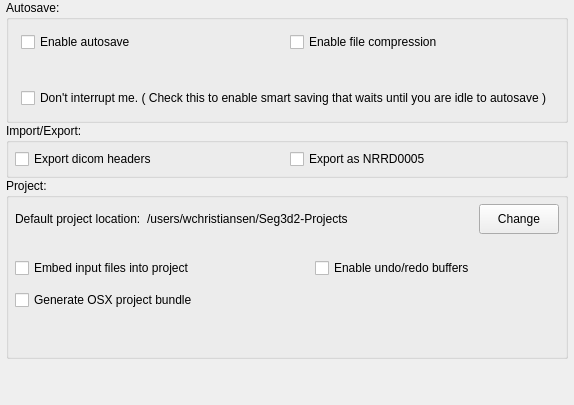
     <widget class="QWidget" name="tab_general_">
      <attribute name="title">
       <string>General</string>
      </attribute>
      <layout class="QVBoxLayout" name="verticalLayout_12">
       <property name="spacing">
        <number>0</number>
       </property>
       <property name="leftMargin">
        <number>6</number>
       </property>
       <property name="topMargin">
        <number>0</number>
       </property>
       <property name="rightMargin">
        <number>6</number>
       </property>
       <property name="bottomMargin">
        <number>6</number>
       </property>
       <item>
        <widget class="QGroupBox" name="groupBox_2">
         <property name="sizePolicy">
          <sizepolicy hsizetype="Preferred" vsizetype="Preferred">
           <horstretch>0</horstretch>
           <verstretch>0</verstretch>
          </sizepolicy>
         </property>
         <property name="title">
          <string>Autosave:</string>
         </property>
         <layout class="QVBoxLayout" name="verticalLayout">
          <property name="leftMargin">
           <number>6</number>
          </property>
          <property name="topMargin">
           <number>6</number>
          </property>
          <property name="rightMargin">
           <number>6</number>
          </property>
          <property name="bottomMargin">
           <number>6</number>
          </property>
          <item>
           <widget class="QWidget" name="widget_13" native="true">
            <layout class="QHBoxLayout" name="horizontalLayout_3">
             <property name="leftMargin">
              <number>6</number>
             </property>
             <property name="topMargin">
              <number>6</number>
             </property>
             <property name="rightMargin">
              <number>6</number>
             </property>
             <property name="bottomMargin">
              <number>6</number>
             </property>
             <item>
              <widget class="QCheckBox" name="auto_save_checkbox_">
               <property name="text">
                <string>Enable autosave</string>
               </property>
              </widget>
             </item>
             <item>
              <widget class="QCheckBox" name="enable_compression_checkbox_">
               <property name="text">
                <string>Enable file compression</string>
               </property>
              </widget>
             </item>
            </layout>
           </widget>
          </item>
          <item>
           <widget class="QWidget" name="widget_14" native="true">
            <layout class="QHBoxLayout" name="horizontalLayout_11">
             <property name="leftMargin">
              <number>6</number>
             </property>
             <property name="topMargin">
              <number>6</number>
             </property>
             <property name="rightMargin">
              <number>6</number>
             </property>
             <property name="bottomMargin">
              <number>6</number>
             </property>
             <item>
              <widget class="QtUtils::QtSliderIntCombo" name="auto_save_timer_adjuster_" native="true"/>
             </item>
             <item>
              <widget class="QtUtils::QtSliderIntCombo" name="compression_adjuster_" native="true"/>
             </item>
            </layout>
           </widget>
          </item>
          <item>
           <widget class="QWidget" name="widget_16" native="true">
            <layout class="QHBoxLayout" name="horizontalLayout_14">
             <property name="leftMargin">
              <number>6</number>
             </property>
             <property name="topMargin">
              <number>6</number>
             </property>
             <property name="rightMargin">
              <number>6</number>
             </property>
             <property name="bottomMargin">
              <number>6</number>
             </property>
             <item>
              <widget class="QCheckBox" name="smart_save_checkbox_">
               <property name="text">
                <string>Don't interrupt me. ( Check this to enable smart saving that waits until you are idle to autosave )</string>
               </property>
              </widget>
             </item>
            </layout>
           </widget>
          </item>
         </layout>
        </widget>
       </item>
       <item>
        <widget class="QGroupBox" name="groupBox_11">
         <property name="title">
          <string>Import/Export:</string>
         </property>
         <layout class="QHBoxLayout" name="horizontalLayout">
          <property name="leftMargin">
           <number>6</number>
          </property>
          <property name="topMargin">
           <number>6</number>
          </property>
          <property name="rightMargin">
           <number>6</number>
          </property>
          <property name="bottomMargin">
           <number>6</number>
          </property>
          <item>
           <widget class="QWidget" name="widget" native="true">
            <layout class="QHBoxLayout" name="horizontalLayout_7">
             <property name="leftMargin">
              <number>0</number>
             </property>
             <property name="topMargin">
              <number>0</number>
             </property>
             <property name="rightMargin">
              <number>0</number>
             </property>
             <property name="bottomMargin">
              <number>0</number>
             </property>
             <item>
              <widget class="QCheckBox" name="export_dicom_headers_">
               <property name="toolTip">
                <string>This feature adds the original dicom headers back into the dicom that are exported</string>
               </property>
               <property name="text">
                <string>Export dicom headers</string>
               </property>
              </widget>
             </item>
             <item>
              <widget class="QCheckBox" name="export_nrrd0005_">
               <property name="toolTip">
                <string>This feature enables saving all NRRD files as NRRD0005 format.  When unchecked, axis-aligned NRRD will likely be saved as NRRD0001 format.</string>
               </property>
               <property name="text">
                <string>Export as NRRD0005</string>
               </property>
              </widget>
             </item>
            </layout>
           </widget>
          </item>
         </layout>
        </widget>
       </item>
       <item>
        <widget class="QGroupBox" name="groupBox_9">
         <property name="sizePolicy">
          <sizepolicy hsizetype="Preferred" vsizetype="Fixed">
           <horstretch>0</horstretch>
           <verstretch>0</verstretch>
          </sizepolicy>
         </property>
         <property name="title">
          <string>Project:</string>
         </property>
         <layout class="QVBoxLayout" name="verticalLayout_10">
          <property name="spacing">
           <number>12</number>
          </property>
          <property name="leftMargin">
           <number>0</number>
          </property>
          <property name="topMargin">
           <number>0</number>
          </property>
          <property name="rightMargin">
           <number>0</number>
          </property>
          <property name="bottomMargin">
           <number>0</number>
          </property>
          <item>
           <widget class="QWidget" name="widget_2" native="true">
            <property name="minimumSize">
             <size>
              <width>0</width>
              <height>32</height>
             </size>
            </property>
            <layout class="QHBoxLayout" name="horizontalLayout_2">
             <property name="leftMargin">
              <number>6</number>
             </property>
             <property name="topMargin">
              <number>6</number>
             </property>
             <property name="rightMargin">
              <number>6</number>
             </property>
             <property name="bottomMargin">
              <number>6</number>
             </property>
             <item>
              <widget class="QLabel" name="label_10">
               <property name="text">
                <string>Default project location:</string>
               </property>
              </widget>
             </item>
             <item>
              <widget class="QLabel" name="path_">
               <property name="sizePolicy">
                <sizepolicy hsizetype="MinimumExpanding" vsizetype="Preferred">
                 <horstretch>0</horstretch>
                 <verstretch>0</verstretch>
                </sizepolicy>
               </property>
               <property name="text">
                <string>/users/wchristiansen/Seg3d2-Projects</string>
               </property>
              </widget>
             </item>
             <item>
              <widget class="QPushButton" name="change_directory_button_">
               <property name="minimumSize">
                <size>
                 <width>0</width>
                 <height>30</height>
                </size>
               </property>
               <property name="text">
                <string>Change</string>
               </property>
               <property name="autoDefault">
                <bool>false</bool>
               </property>
              </widget>
             </item>
            </layout>
           </widget>
          </item>
          <item>
           <widget class="QWidget" name="widget_5" native="true">
            <layout class="QHBoxLayout" name="horizontalLayout_15" stretch="1,1">
             <property name="spacing">
              <number>0</number>
             </property>
             <property name="leftMargin">
              <number>6</number>
             </property>
             <property name="topMargin">
              <number>6</number>
             </property>
             <property name="rightMargin">
              <number>6</number>
             </property>
             <property name="bottomMargin">
              <number>6</number>
             </property>
             <item>
              <widget class="QWidget" name="widget_8" native="true">
               <property name="minimumSize">
                <size>
                 <width>0</width>
                 <height>30</height>
                </size>
               </property>
               <layout class="QVBoxLayout" name="verticalLayout_2">
                <property name="spacing">
                 <number>12</number>
                </property>
                <property name="leftMargin">
                 <number>0</number>
                </property>
                <property name="topMargin">
                 <number>0</number>
                </property>
                <property name="rightMargin">
                 <number>0</number>
                </property>
                <property name="bottomMargin">
                 <number>0</number>
                </property>
                <item>
                 <widget class="QCheckBox" name="embed_input_files_">
                  <property name="sizePolicy">
                   <sizepolicy hsizetype="MinimumExpanding" vsizetype="Fixed">
                    <horstretch>0</horstretch>
                    <verstretch>0</verstretch>
                   </sizepolicy>
                  </property>
                  <property name="minimumSize">
                   <size>
                    <width>300</width>
                    <height>0</height>
                   </size>
                  </property>
                  <property name="text">
                   <string>Embed input files into project</string>
                  </property>
                 </widget>
                </item>
                <item>
                 <widget class="QCheckBox" name="generate_osx_project_bundle_">
                  <property name="text">
                   <string>Generate OSX project bundle</string>
                  </property>
                 </widget>
                </item>
                <item>
                 <spacer name="verticalSpacer_6">
                  <property name="orientation">
                   <enum>Qt::Vertical</enum>
                  </property>
                  <property name="sizeHint" stdset="0">
                   <size>
                    <width>20</width>
                    <height>40</height>
                   </size>
                  </property>
                 </spacer>
                </item>
               </layout>
              </widget>
             </item>
             <item>
              <widget class="QWidget" name="widget_9" native="true">
               <layout class="QVBoxLayout" name="verticalLayout_6">
                <property name="spacing">
                 <number>12</number>
                </property>
                <property name="leftMargin">
                 <number>0</number>
                </property>
                <property name="topMargin">
                 <number>0</number>
                </property>
                <property name="rightMargin">
                 <number>0</number>
                </property>
                <property name="bottomMargin">
                 <number>0</number>
                </property>
                <item>
                 <widget class="QCheckBox" name="enable_undo_">
                  <property name="sizePolicy">
                   <sizepolicy hsizetype="Preferred" vsizetype="Fixed">
                    <horstretch>0</horstretch>
                    <verstretch>0</verstretch>
                   </sizepolicy>
                  </property>
                  <property name="text">
                   <string>Enable undo/redo buffers</string>
                  </property>
                 </widget>
                </item>
                <item>
                 <widget class="QtUtils::QtSliderDoubleCombo" name="percent_of_memory_" native="true"/>
                </item>
                <item>
                 <spacer name="verticalSpacer_4">
                  <property name="orientation">
                   <enum>Qt::Vertical</enum>
                  </property>
                  <property name="sizeHint" stdset="0">
                   <size>
                    <width>20</width>
                    <height>40</height>
                   </size>
                  </property>
                 </spacer>
                </item>
               </layout>
              </widget>
             </item>
            </layout>
           </widget>
          </item>
         </layout>
        </widget>
       </item>
       <item>
        <spacer name="verticalSpacer_5">
         <property name="orientation">
          <enum>Qt::Vertical</enum>
         </property>
         <property name="sizeHint" stdset="0">
          <size>
           <width>20</width>
           <height>40</height>
          </size>
         </property>
        </spacer>
       </item>
      </layout>
     </widget>
